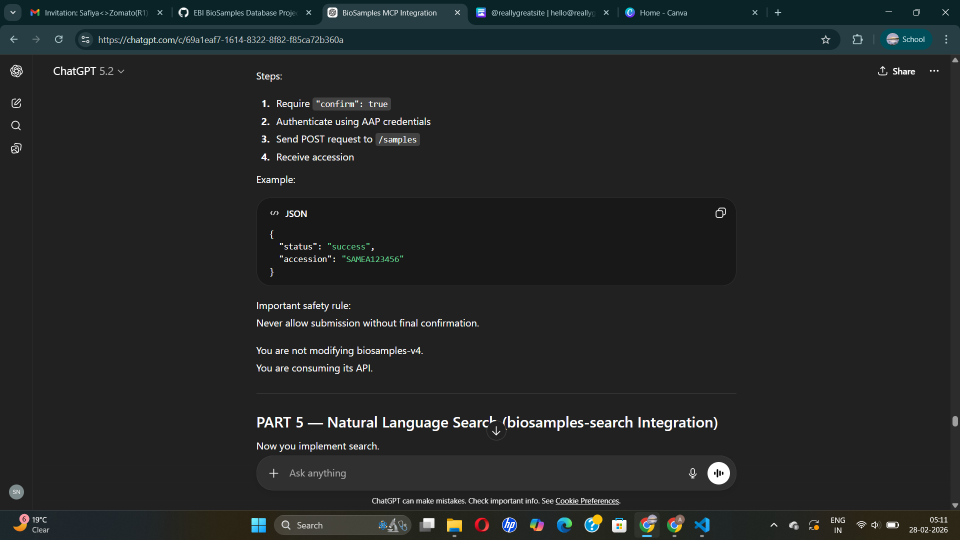
#> input picture image.png, 1920 x 1080 px (shown at 1/2 size)
$ python -i fuzzy_emotion.py   (imports and definitions only)
#> lines starting #> are read from the running program, lines starting #| are printed output that depends on the picture
import json
import datetime
from collections import defaultdict

import numpy as np
from PIL import Image
from sklearn.cluster import KMeans
from skimage import color as skcolor
import colorsys


# [5 lines not run here, left out]

COLOR_TO_EMOTIONS = {}
# [5 lines not run here, left out]


REFERENCE_RGB = {
    "red": (220, 20, 60),
    "blue": (30, 144, 255),
    "yellow": (255, 215, 0),
    "green": (34, 139, 34),
    "orange": (255, 140, 0),
    "purple": (128, 0, 128),
    "black": (0, 0, 0),
    "white": (255, 255, 255),
    "pink": (255, 105, 180),
    "gray": (128, 128, 128),
    "brown": (150, 75, 0),
    "cyan": (0, 255, 255),
    "magenta": (255, 0, 255),
    "lime": (50, 205, 50),
    "teal": (0, 128, 128),
    "navy": (0, 0, 128),
    "maroon": (128, 0, 0),
    "olive": (128, 128, 0),
    "violet": (143, 0, 255),
    "indigo": (75, 0, 130),
    "gold": (212, 175, 55),
    "silver": (192, 192, 192),
    "unknown": (200, 200, 200)
}

def rgb255_to_lab(rgb):
    arr = np.array([[list(rgb)]], dtype=np.uint8) / 255.0
    lab = skcolor.rgb2lab(arr)[0][0]
    return lab

REF_LABS = {name: rgb255_to_lab(rgb) for name, rgb in REFERENCE_RGB.items()}


def _nearest_named_color(centroid_rgb):
    """Return nearest color name from REFERENCE_RGB by Lab distance."""
    lab = rgb255_to_lab(tuple(int(round(v)) for v in centroid_rgb))
    best = None
    bestd = float("inf")
    for name, rlab in REF_LABS.items():
        d = np.linalg.norm(lab - rlab)
        if d < bestd:
            bestd = d
            best = name

    if bestd > 45:
        return "unknown", bestd
    return best, bestd


def _image_visual_stats(img):
    """Return avg_brightness (0..1), avg_saturation (0..1), contrast (0..1)."""

    small = img.copy().convert("RGB").resize((200, 200))
    arr = np.array(small) / 255.0

    hsv = np.apply_along_axis(lambda rgb: colorsys.rgb_to_hsv(*rgb), 2, arr)
    sats = hsv[..., 1]
    vals = hsv[..., 2]
    avg_sat = float(np.mean(sats))
    avg_val = float(np.mean(vals))

    lab = skcolor.rgb2lab(arr)
    contrast = float(np.std(lab[..., 0]) / 100.0)
    return {"avg_brightness": avg_val, "avg_saturation": avg_sat, "contrast": contrast}


def detect_fuzzy_emotion(image_path, k=5):

#> called with image_path = 'image.png', k = 5
    img = Image.open(image_path).convert("RGB")
#> img is the input picture: PIL image 1920x1080 RGB; mean R, G, B 36, 38.7, 38.9
    w, h = img.size
#> w = 1920; h = 1080

    short = 200
    if max(w, h) > short:
        if w >= h:
            nw = short
            nh = int(h * (short / w))
#> nh = 112
        else:
            nh = short
            nw = int(w * (short / h))
        img_small = img.resize((max(1, nw), max(1, nh)))
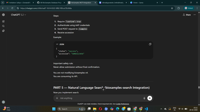
#> img_small: PIL image 200x112 RGB; mean R, G, B 36, 38.7, 38.9
    else:
        img_small = img.copy()


    arr = np.array(img_small).reshape(-1, 3).astype(float)  # 0..255

    n_clusters = min(k, max(2, arr.shape[0] // 50))
#> n_clusters = 5
    try:
        km = KMeans(n_clusters=n_clusters, random_state=0, n_init=10)
        labels = km.fit_predict(arr)
        centroids = km.cluster_centers_
    except ValueError as e:

        print(f"KMeans clustering failed: {e}")

        centroids = np.array(arr[:n_clusters])
        labels = np.zeros(len(arr), dtype=int)


    counts = np.bincount(labels, minlength=len(centroids)).astype(float)
#> counts = [2390, 512, 18539, 827, 132]
    weights = counts / counts.sum()
#> weights = [0.107, 0.0229, 0.828, 0.0369, 0.00589]

    palette = []
    for cen, wgt in zip(centroids, weights):
        name, dist = _nearest_named_color(cen)
        palette.append({"color": name, "weight": float(round(float(wgt), 6)), "centroid_rgb": [int(round(c)) for c in cen], "lab_distance": float(round(float(dist), 3))})
#> this loop made 5 passes
#> (cen, wgt, name, dist) on passes 1 to 5: ([40.71, 50.75, 52.23], 0.107, 'black', 20.87), ([105.8, 110, 111.9], 0.0229, 'gray', 7.69), ([31.08, 32.61, 32.6], 0.828, 'black', 12.57), ([70.43, 77.01, 76.43], 0.0369, 'gray', 21.7), ([159.7, 165.4, 162.3], 0.00589, 'silver', 10.74)
#> after the loop, palette = 5 items

    emotion_scores = defaultdict(float)
    for p in palette:
        cname = p["color"]
        weight = p["weight"]

        if cname in COLOR_TO_EMOTIONS:
            for emo in COLOR_TO_EMOTIONS[cname]:
                emotion_scores[emo] += weight
        else:
            pass
#> this loop made 5 passes
#> (cname, weight) on passes 1 to 5: ('black', 0.107), ('gray', 0.0229), ('black', 0.828), ('gray', 0.0369), ('silver', 0.00589)
#> after the loop, emotion_scores = 0 items


    total = sum(emotion_scores.values())
#> total = 0
    if total > 0:
        for k_ in list(emotion_scores.keys()):
            emotion_scores[k_] = float(emotion_scores[k_] / total)
    else:

        emotion_scores = {}


    pos = {"happiness", "joy", "optimism", "love", "peace", "purity", "energy", "enthusiasm"}
    neg = {"sadness", "grief", "anger", "fear", "death", "disgust"}

    group_scores = {"positive": 0.0, "neutral": 0.0, "negative": 0.0}
    for emo, score in emotion_scores.items():
        if emo in pos:
            group_scores["positive"] += score
        elif emo in neg:
            group_scores["negative"] += score
        else:
            group_scores["neutral"] += score


    visual_stats = _image_visual_stats(img)
#> in _image_visual_stats, `small = img.copy().convert("RGB").resize((200, 200))`:
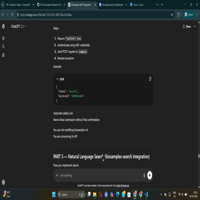
#> small: PIL image 200x200 RGB; mean R, G, B 36, 38.7, 38.9
#> in _image_visual_stats, `hsv = np.apply_along_axis(lambda rgb: colorsys.rgb_to_hsv(*rgb), 2, arr)`: hsv: shape (200, 200, 3) float64; mean of channels 0, 1, 2 0.0923, 0.0777, 0.156
#> in _image_visual_stats, `sats = hsv[..., 1]`:
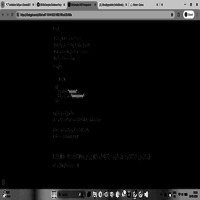
#> sats: shape (200, 200) float64; min 0, max 1, mean 0.0777
#> in _image_visual_stats, `vals = hsv[..., 2]`:
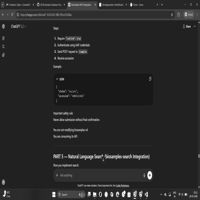
#> vals: shape (200, 200) float64; min 0.0745, max 1, mean 0.156
#> in _image_visual_stats, `avg_sat = float(np.mean(sats))`: avg_sat = 0.0777
#> in _image_visual_stats, `avg_val = float(np.mean(vals))`: avg_val = 0.156
#> in _image_visual_stats, `lab = skcolor.rgb2lab(arr)`: lab: shape (200, 200, 3) float64; mean of channels 0, 1, 2 15.1, -0.9, -0.4
#> in _image_visual_stats, `contrast = float(np.std(lab[..., 0]) / 100.0)`: contrast = 0.0838
#> visual_stats = {'avg_brightness': 0.156, 'avg_saturation': 0.0777, 'contrast': 0.0838}


    confidence = max([p["weight"] for p in palette]) if palette else 0.0
#> confidence = 0.828

    metadata = {
        "palette": palette,
        "emotion_space": emotion_scores,
        "emotion_groups": group_scores,
        "visual_stats": visual_stats,
        "confidence": float(round(confidence, 6)),
        "generated_at": datetime.datetime.utcnow().isoformat() + "Z",
        "algorithm": "fuzzy-color-v1"
    }
    return metadata

>>> result = detect_fuzzy_emotion('image.png')
#> result = 7 items
